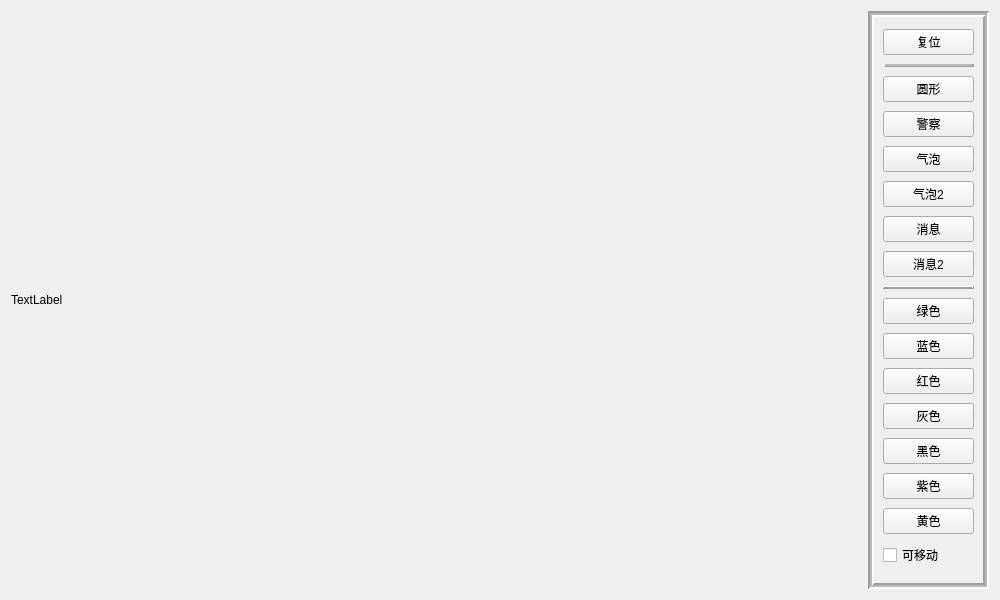
<?xml version="1.0" encoding="UTF-8"?>
<ui version="4.0">
 <class>frmButtonsDisplay</class>
 <widget class="QWidget" name="frmButtonsDisplay">
  <property name="geometry">
   <rect>
    <x>0</x>
    <y>0</y>
    <width>1000</width>
    <height>600</height>
   </rect>
  </property>
  <property name="windowTitle">
   <string>frmButtonsDisplay</string>
  </property>
  <layout class="QHBoxLayout" name="horizontalLayout" stretch="7,1">
   <item>
    <widget class="QLabel" name="mapLabel">
     <property name="sizePolicy">
      <sizepolicy hsizetype="Ignored" vsizetype="Ignored">
       <horstretch>0</horstretch>
       <verstretch>0</verstretch>
      </sizepolicy>
     </property>
     <property name="text">
      <string>TextLabel</string>
     </property>
     <property name="scaledContents">
      <bool>true</bool>
     </property>
    </widget>
   </item>
   <item>
    <widget class="QFrame" name="buttonsFrame">
     <property name="frameShape">
      <enum>QFrame::Box</enum>
     </property>
     <property name="frameShadow">
      <enum>QFrame::Sunken</enum>
     </property>
     <property name="lineWidth">
      <number>2</number>
     </property>
     <property name="midLineWidth">
      <number>2</number>
     </property>
     <layout class="QVBoxLayout" name="verticalLayout">
      <item>
       <widget class="QPushButton" name="resetButton">
        <property name="text">
         <string>复位</string>
        </property>
       </widget>
      </item>
      <item>
       <widget class="QFrame" name="frame">
        <property name="frameShape">
         <enum>QFrame::HLine</enum>
        </property>
        <property name="frameShadow">
         <enum>QFrame::Raised</enum>
        </property>
        <property name="lineWidth">
         <number>2</number>
        </property>
        <property name="midLineWidth">
         <number>2</number>
        </property>
       </widget>
      </item>
      <item>
       <widget class="QPushButton" name="shapeButton_Circle">
        <property name="text">
         <string>圆形</string>
        </property>
       </widget>
      </item>
      <item>
       <widget class="QPushButton" name="shapeButton_Police">
        <property name="text">
         <string>警察</string>
        </property>
       </widget>
      </item>
      <item>
       <widget class="QPushButton" name="shapeButton_Bubble">
        <property name="text">
         <string>气泡</string>
        </property>
       </widget>
      </item>
      <item>
       <widget class="QPushButton" name="shapeButton_Bubble2">
        <property name="text">
         <string>气泡2</string>
        </property>
       </widget>
      </item>
      <item>
       <widget class="QPushButton" name="shapeButton_Info">
        <property name="text">
         <string>消息</string>
        </property>
       </widget>
      </item>
      <item>
       <widget class="QPushButton" name="shapeButton_Info2">
        <property name="text">
         <string>消息2</string>
        </property>
       </widget>
      </item>
      <item>
       <widget class="QFrame" name="frame_HorizonalLine">
        <property name="frameShape">
         <enum>QFrame::HLine</enum>
        </property>
        <property name="frameShadow">
         <enum>QFrame::Raised</enum>
        </property>
        <property name="lineWidth">
         <number>2</number>
        </property>
       </widget>
      </item>
      <item>
       <widget class="QPushButton" name="colorButton_Green">
        <property name="text">
         <string>绿色</string>
        </property>
       </widget>
      </item>
      <item>
       <widget class="QPushButton" name="colorButton_Blue">
        <property name="text">
         <string>蓝色</string>
        </property>
       </widget>
      </item>
      <item>
       <widget class="QPushButton" name="colorButton_Red">
        <property name="text">
         <string>红色</string>
        </property>
       </widget>
      </item>
      <item>
       <widget class="QPushButton" name="colorButton_Grey">
        <property name="text">
         <string>灰色</string>
        </property>
       </widget>
      </item>
      <item>
       <widget class="QPushButton" name="colorButton_Black">
        <property name="text">
         <string>黑色</string>
        </property>
       </widget>
      </item>
      <item>
       <widget class="QPushButton" name="colorButton_Purple">
        <property name="text">
         <string>紫色</string>
        </property>
       </widget>
      </item>
      <item>
       <widget class="QPushButton" name="colorButton_Yellow">
        <property name="text">
         <string>黄色</string>
        </property>
       </widget>
      </item>
      <item>
       <widget class="QCheckBox" name="checkBox_Movable">
        <property name="text">
         <string>可移动</string>
        </property>
       </widget>
      </item>
     </layout>
    </widget>
   </item>
  </layout>
 </widget>
 <resources/>
 <connections/>
</ui>
